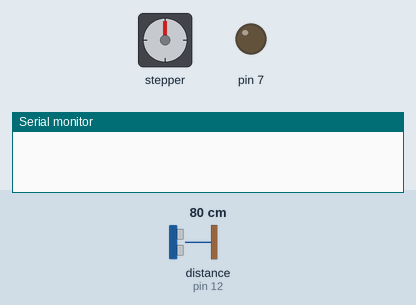
Recording of a sketch running on a simulated Arduino Uno, built with avr-gcc and run on an emulated ATmega328P. Parts: stepper motor, output pins drawn as LEDs (lit = HIGH), the last lines printed to the serial monitor. Wiring (inferred from the names in the program): ultrasonic range finder: trigger pin 13; echo pin 12; stepper motor (2048 steps per turn assumed): coils pin 8, pin 9, pin 10, pin 11. The inputs (shaded band) are chosen by the test bench; at power-on: distance to the obstacle (sensor on pin 12) 80 cm. The echo pulse lasts 58.3 µs per cm; pins used as bus, display or sensor lines are not drawn.

Above: at 2.5 s.
2.6 s: distance to the obstacle (sensor on pin 12) set to 8 cm
5.6 s: distance to the obstacle (sensor on pin 12) set to 5 cm
At 11.0 s:
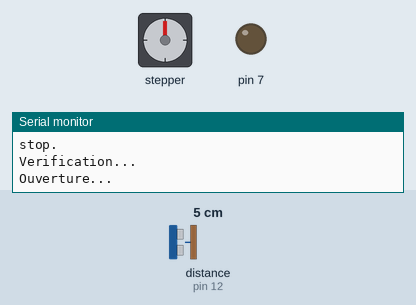
Timing chart, 0 to 61.1 s (numbered marks = the images above; inputs shaded):
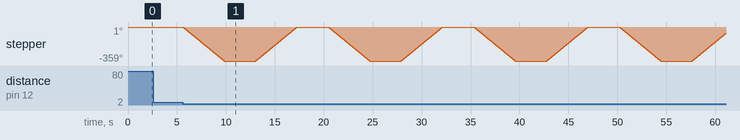

Measured:
- the behaviour switches between 7 and 6 cm on distance to the obstacle (sensor on pin 12) (found by bisection; images 0 and 1)
- after the input at 5.6 s, stepper: turns 359° counter-clockwise in 4.2 s, then 359° clockwise in 4.2 s, repeating every 14.9 s

The sketch:

code-verrou-et-moteur.ino
```cpp
#include <RCSwitch.h>
#define ouverture 1380689
#define fermeture 1380692
#define pinreception 0
#define pinenvoi 4
#define trigPin 13  //Trig Ultrasons (sortie)
#define echoPin 12  //Echo Ultrasons (entrée)
#define IN1  8
#define IN2  9
#define IN3  10
#define IN4  11
int Steps = 0;
boolean Direction = true;// gre
unsigned long last_time;
unsigned long currentMillis ;
int steps_left=4095;
long time;

RCSwitch mySwitch = RCSwitch();
float tempC = 0;
float tempf = 0;
int tempPin = 0;
float samples[8];
float maxi = 0,mini = 100;
int i;

void setup() {
   pinMode(7, OUTPUT);
  beep(50);
  beep(50);
  beep(50);
  delay(1000);
  Serial.begin(9600);
    pinMode(trigPin, OUTPUT);  //Trig est une sortie
  pinMode(echoPin, INPUT);   //Echo est le retour, en entrée
  mySwitch.enableReceive(pinreception);
  mySwitch.enableTransmit(pinenvoi);
pinMode(IN1, OUTPUT);
pinMode(IN2, OUTPUT);
pinMode(IN3, OUTPUT);
pinMode(IN4, OUTPUT);
}

void loop() {
  ecouter433();
  calculdistance();
 // calcultemp();
}
/*** FIN DE LOOP ***/
/** TEMP **/
void calcultemp() {
  i++;
  if(i>1000){
   Serial.print("Temperature non : ");                               // Print text to Serial monitor
   Serial.println(( 4.4 * analogRead(tempPin) * 26) / 1024.0);
   i=0;
  }
}
/** BIP **/
void beep(unsigned char delayms){
  analogWrite(9, 20);      // Almost any value can be used except 0 and 255
                           // experiment to get the best tone
  delay(delayms);          // wait for a delayms ms
  analogWrite(9, 0);       // 0 turns it off
  delay(delayms);          // wait for a delayms ms
}
/** OUVERTURE A DISTANCE **/
void ecouter433(){
   if (mySwitch.available()) {
    int codeenvoye = mySwitch.getReceivedValue();


    if (mySwitch.available()) {
    switch (codeenvoye){
      case ouverture:
         Serial.println("Ouverture.");
      beep(50);
      beep(50);
        if(ouvrirleverrou()){
           succes();

        }
        else{
          echec(1);
        }
      break;
      case fermeture:
      Serial.println("Fermeture.");
      // Fonction de fermeture

       beep(100);
          beep(50);
        if(fermerleverrou()){
           succes();
        }
        else{
          echec(1);
        }
      break;
      default:
        //Debug:Serial.print("Aucune fréquence reçue.");
      break;
    }

  }
  }
  mySwitch.resetAvailable();
}
/** CAPTEUR DE DISTANCE, OUVERTURE SI MOINS DE 5 CM **/
void calculdistance(){
    long duration, distance;
  digitalWrite(trigPin, LOW);
  delayMicroseconds(2);
  digitalWrite(trigPin, HIGH);
  delayMicroseconds(10); //Trig déclenché 10ms sur HIGH
  digitalWrite(trigPin, LOW);

  // Calcul de l'écho
  duration = pulseIn(echoPin, HIGH);
  // Distance proportionnelle à la durée de sortie
  distance = duration*340/(2*10000);  //Vitesse du son théorique

  if (distance < 4) {
}
  else {   //Trop loin
  }
  //Hors de portée (duration)
  if ( distance <= 0){
    //Serial.print(duration);
    Serial.println("Hors de portee");
  }
  else if (distance <= 10) {
    Serial.println("Verification...");
    delay(1000);
                  digitalWrite(trigPin, LOW);
              delayMicroseconds(2);
              digitalWrite(trigPin, HIGH);
              delayMicroseconds(10); //Trig déclenché 10ms sur HIGH
              digitalWrite(trigPin, LOW);

              // Calcul de l'écho
              duration = pulseIn(echoPin, HIGH);
              // Distance proportionnelle à la durée de sortie
              distance = duration*340/(2*10000);  //Vitesse du son théorique
                if (distance <= 5) {
    Serial.print("Ouverture...");

    if(ouvrirleverrou()){
      Serial.println("Verrou ouvert!  ");
       beep(50);
      beep(50);
    }
    else{
     Serial.println("Probleme.");
    }

    }
    else {
      Serial.println("stop.");
    }
    }
}
/** CODE A ENVOYER SI SUCCES **/
void succes(){
        Serial.println("OK.");

        //mySwitch.send("000000000001010100010001");
}
/** ECHEC ET NOUVELLE TENTATIVE **/
void echec(int methode){
         beep(50);
         beep(50);
        Serial.println("Stop.");
        //mySwitch.send("100011000001010100000000");
        if(methode == 1){
          if(ouvrirleverrou()){
             succes();
          }
          else{
           //Debug:Serial.print("Problème. Fin des tentatives");
            mySwitch.send("100011000001010001010010");
          }
        }
        else{
          if(fermerleverrou()){
             succes();
          }
          else{
           //Debug:Serial.print("Problème. Fin des tentatives");
            mySwitch.send("100011000001010001010010");
          }
        }
}
/*** TA PARTIE MOTEUR ***/
int ouvrirleverrou(){
    while(steps_left>0){
  currentMillis = micros();
  if(currentMillis-last_time>=1000){
  stepper(1);
  time=time+micros()-last_time;
  last_time=micros();
  steps_left--;
  }
  }
  delay(2000);
  Direction=!Direction;
  steps_left=4095;
  int resultat = true;
  return resultat;
  // Si possible : Renvoi la valeur true si le verrou s'est bien ouvert et false si echec
}
int fermerleverrou(){
  int resultat = true;
  return resultat;
  // Si possible : Renvoi la valeur true si le verrou s'est bien fermé et false si echec
}
void stepper(int xw){
  for (int x=0;x<xw;x++){
switch(Steps){
   case 0:
     digitalWrite(IN1, LOW);
     digitalWrite(IN2, LOW);
     digitalWrite(IN3, LOW);
     digitalWrite(IN4, HIGH);
   break;
   case 1:
     digitalWrite(IN1, LOW);
     digitalWrite(IN2, LOW);
     digitalWrite(IN3, HIGH);
     digitalWrite(IN4, HIGH);
   break;
   case 2:
     digitalWrite(IN1, LOW);
     digitalWrite(IN2, LOW);
     digitalWrite(IN3, HIGH);
     digitalWrite(IN4, LOW);
   break;
   case 3:
     digitalWrite(IN1, LOW);
     digitalWrite(IN2, HIGH);
     digitalWrite(IN3, HIGH);
     digitalWrite(IN4, LOW);
   break;
   case 4:
     digitalWrite(IN1, LOW);
     digitalWrite(IN2, HIGH);
     digitalWrite(IN3, LOW);
     digitalWrite(IN4, LOW);
   break;
   case 5:
     digitalWrite(IN1, HIGH);
     digitalWrite(IN2, HIGH);
     digitalWrite(IN3, LOW);
     digitalWrite(IN4, LOW);
   break;
     case 6:
     digitalWrite(IN1, HIGH);
     digitalWrite(IN2, LOW);
     digitalWrite(IN3, LOW);
     digitalWrite(IN4, LOW);
   break;
   case 7:
     digitalWrite(IN1, HIGH);
     digitalWrite(IN2, LOW);
     digitalWrite(IN3, LOW);
     digitalWrite(IN4, HIGH);
   break;
   default:
     digitalWrite(IN1, LOW);
     digitalWrite(IN2, LOW);
     digitalWrite(IN3, LOW);
     digitalWrite(IN4, LOW);
   break;
}
SetDirection();
}
}
void SetDirection(){
if(Direction==1){ Steps++;}
if(Direction==0){ Steps--; }
if(Steps>7){Steps=0;}
if(Steps<0){Steps=7; }
}
```
